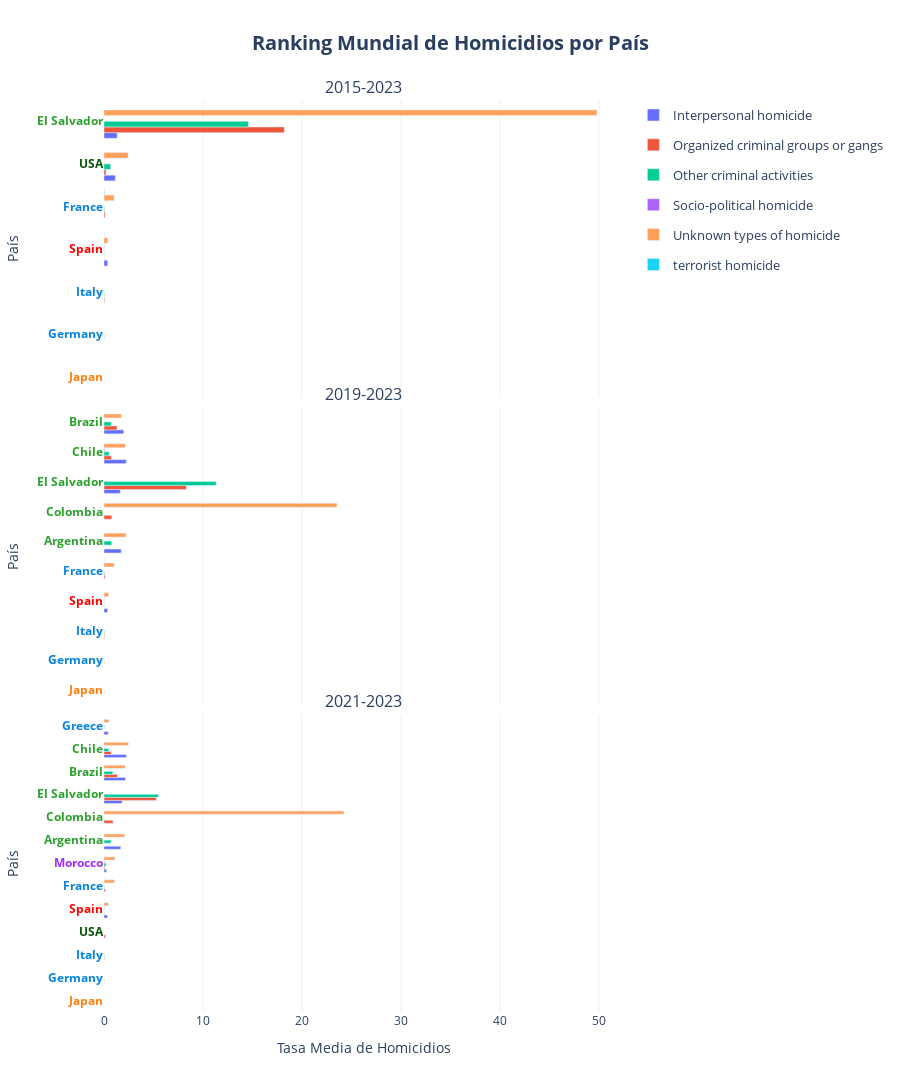

Write notebook code for a chart like this one.
### Markdown cell above
## Rankings

### Code cell
barplot(
    df = df_ranking_combined['country'], 
    x='mean_homicides_rate', 
    y='Country', 
    height=2000,
    reverse_y_order=False,
    orientation='h', 
    color='Category', 
    barmode='group',
    facet_col='Periodo',
    cols_wrap=1, 
    vertical_spacing = 0.01,
    yticks_color_column='Region_2',
    yticks_color_map=COLOR_MAP['Region_2'],
    #color_discrete_map=COLOR_MAP['Age'], 
    #category_orders=CATEGORY_ORDERS,
    hover_data=HOVER_DATA['ranking_country'], 
    labels=LABELS['ranking'],
    hovertemplate=HOVER_TEMPLATES['ranking_country'],
    title=f"Ranking Mundial de Homicidios por País",
    plot_save_path=os.path.join(PROJECT_PATH, 'plots', PLOT_FILENAME['ranking_country']), 
    show=True
    )

### Figure 1 — Plotly figure (JSON) as saved in the notebook; plotly's stock layout.template omitted (floating-point values rounded to 4 significant figures)
{"data": [{"alignmentgroup": "True", "cliponaxis": false, "customdata": [["Latam"], ["Spain"], ["USA"]], "hovertemplate": "<b style='font-size: 14px'>%{y}</b><br><br><b>Región:</b> %{customdata[0]}<br><b>Tasa Media de Homicidios:</b> %{x:.2f}<br><extra></extra>", "legendgroup": "Interpersonal homicide", "marker": {"color": "#636efa", "pattern": {"shape": ""}}, "name": "Interpersonal homicide", "offsetgroup": "Interpersonal homicide", "orientation": "h", "showlegend": true, "textangle": 0, "textfont": {"size": 12}, "textposition": "outside", "type": "bar", "x": [1.33, 0.37, 1.14], "xaxis": "x", "y": ["El Salvador", "Spain", "USA"], "yaxis": "y"}, {"alignmentgroup": "True", "cliponaxis": false, "customdata": [["Latam"], ["Europe"], ["Europe"], ["Spain"], ["USA"]], "hovertemplate": "<b style='font-size: 14px'>%{y}</b><br><br><b>Región:</b> %{customdata[0]}<br><b>Tasa Media de Homicidios:</b> %{x:.2f}<br><extra></extra>", "legendgroup": "Organized criminal groups or gangs", "marker": {"color": "#EF553B", "pattern": {"shape": ""}}, "name": "Organized criminal groups or gangs", "offsetgroup": "Organized criminal groups or gangs", "orientation": "h", "showlegend": true, "textangle": 0, "textfont": {"size": 12}, "textposition": "outside", "type": "bar", "x": [18.21, 0.11, 0.06, 0.01, 0.2], "xaxis": "x", "y": ["El Salvador", "France", "Italy", "Spain", "USA"], "yaxis": "y"}, {"alignmentgroup": "True", "cliponaxis": false, "customdata": [["Latam"], ["Europe"], ["Europe"], ["Europe"], ["Asia"], ["Spain"], ["USA"]], "hovertemplate": "<b style='font-size: 14px'>%{y}</b><br><br><b>Región:</b> %{customdata[0]}<br><b>Tasa Media de Homicidios:</b> %{x:.2f}<br><extra></extra>", "legendgroup": "Other criminal activities", "marker": {"color": "#00cc96", "pattern": {"shape": ""}}, "name": "Other criminal activities", "offsetgroup": "Other criminal activities", "orientation": "h", "showlegend": true, "textangle": 0, "textfont": {"size": 12}, "textposition": "outside", "type": "bar", "x": [14.58, 0.04, 0.02, 0.04, 0.01, 0.01, 0.67], "xaxis": "x", "y": ["El Salvador", "France", "Germany", "Italy", "Japan", "Spain", "USA"], "yaxis": "y"}, {"alignmentgroup": "True", "cliponaxis": false, "customdata": [["Latam"], ["Spain"], ["USA"]], "hovertemplate": "<b style='font-size: 14px'>%{y}</b><br><br><b>Región:</b> %{customdata[0]}<br><b>Tasa Media de Homicidios:</b> %{x:.2f}<br><extra></extra>", "legendgroup": "Socio-political homicide", "marker": {"color": "#ab63fa", "pattern": {"shape": ""}}, "name": "Socio-political homicide", "offsetgroup": "Socio-political homicide", "orientation": "h", "showlegend": true, "textangle": 0, "textfont": {"size": 12}, "textposition": "outside", "type": "bar", "x": [NaN, 0.02, 0.01], "xaxis": "x", "y": ["El Salvador", "Spain", "USA"], "yaxis": "y"}, {"alignmentgroup": "True", "cliponaxis": false, "customdata": [["Latam"], ["Europe"], ["Spain"], ["USA"]], "hovertemplate": "<b style='font-size: 14px'>%{y}</b><br><br><b>Región:</b> %{customdata[0]}<br><b>Tasa Media de Homicidios:</b> %{x:.2f}<br><extra></extra>", "legendgroup": "Unknown types of homicide", "marker": {"color": "#FFA15A", "pattern": {"shape": ""}}, "name": "Unknown types of homicide", "offsetgroup": "Unknown types of homicide", "orientation": "h", "showlegend": true, "textangle": 0, "textfont": {"size": 12}, "textposition": "outside", "type": "bar", "x": [49.8, 1.01, 0.36, 2.43], "xaxis": "x", "y": ["El Salvador", "France", "Spain", "USA"], "yaxis": "y"}, {"alignmentgroup": "True", "cliponaxis": false, "customdata": [["Latam"], ["Europe"], ["Spain"]], "hovertemplate": "<b style='font-size: 14px'>%{y}</b><br><br><b>Región:</b> %{customdata[0]}<br><b>Tasa Media de Homicidios:</b> %{x:.2f}<br><extra></extra>", "legendgroup": "terrorist homicide", "marker": {"color": "#19d3f3", "pattern": {"shape": ""}}, "name": "terrorist homicide", "offsetgroup": "terrorist homicide", "orientation": "h", "showlegend": true, "textangle": 0, "textfont": {"size": 12}, "textposition": "outside", "type": "bar", "x": [NaN, 0.05, 0.01], "xaxis": "x", "y": ["El Salvador", "France", "Spain"], "yaxis": "y"}, {"alignmentgroup": "True", "cliponaxis": false, "customdata": [["Latam"], ["Latam"], ["Latam"], ["Latam"], ["Spain"]], "hovertemplate": "<b style='font-size: 14px'>%{y}</b><br><br><b>Región:</b> %{customdata[0]}<br><b>Tasa Media de Homicidios:</b> %{x:.2f}<br><extra></extra>", "legendgroup": "Interpersonal homicide", "marker": {"color": "#636efa", "pattern": {"shape": ""}}, "name": "Interpersonal homicide", "offsetgroup": "Interpersonal homicide", "orientation": "h", "showlegend": false, "textangle": 0, "textfont": {"size": 12}, "textposition": "outside", "type": "bar", "x": [1.74, 1.99, 2.24, 1.64, 0.36], "xaxis": "x2", "y": ["Argentina", "Brazil", "Chile", "El Salvador", "Spain"], "yaxis": "y2"}, {"alignmentgroup": "True", "cliponaxis": false, "customdata": [["Latam"], ["Latam"], ["Latam"], ["Latam"], ["Europe"], ["Europe"], ["Spain"]], "hovertemplate": "<b style='font-size: 14px'>%{y}</b><br><br><b>Región:</b> %{customdata[0]}<br><b>Tasa Media de Homicidios:</b> %{x:.2f}<br><extra></extra>", "legendgroup": "Organized criminal groups or gangs", "marker": {"color": "#EF553B", "pattern": {"shape": ""}}, "name": "Organized criminal groups or gangs", "offsetgroup": "Organized criminal groups or gangs", "orientation": "h", "showlegend": false, "textangle": 0, "textfont": {"size": 12}, "textposition": "outside", "type": "bar", "x": [1.31, 0.75, 0.78, 8.32, 0.11, 0.04, 0.01], "xaxis": "x2", "y": ["Brazil", "Chile", "Colombia", "El Salvador", "France", "Italy", "Spain"], "yaxis": "y2"}, {"alignmentgroup": "True", "cliponaxis": false, "customdata": [["Latam"], ["Latam"], ["Latam"], ["Latam"], ["Europe"], ["Europe"], ["Europe"], ["Asia"], ["Spain"]], "hovertemplate": "<b style='font-size: 14px'>%{y}</b><br><br><b>Región:</b> %{customdata[0]}<br><b>Tasa Media de Homicidios:</b> %{x:.2f}<br><extra></extra>", "legendgroup": "Other criminal activities", "marker": {"color": "#00cc96", "pattern": {"shape": ""}}, "name": "Other criminal activities", "offsetgroup": "Other criminal activities", "orientation": "h", "showlegend": false, "textangle": 0, "textfont": {"size": 12}, "textposition": "outside", "type": "bar", "x": [0.78, 0.74, 0.51, 11.33, 0.04, 0.02, 0.04, 0.01, 0.01], "xaxis": "x2", "y": ["Argentina", "Brazil", "Chile", "El Salvador", "France", "Germany", "Italy", "Japan", "Spain"], "yaxis": "y2"}, {"alignmentgroup": "True", "cliponaxis": false, "customdata": [["Latam"], ["Latam"], ["Latam"], ["Spain"]], "hovertemplate": "<b style='font-size: 14px'>%{y}</b><br><br><b>Región:</b> %{customdata[0]}<br><b>Tasa Media de Homicidios:</b> %{x:.2f}<br><extra></extra>", "legendgroup": "Socio-political homicide", "marker": {"color": "#ab63fa", "pattern": {"shape": ""}}, "name": "Socio-political homicide", "offsetgroup": "Socio-political homicide", "orientation": "h", "showlegend": false, "textangle": 0, "textfont": {"size": 12}, "textposition": "outside", "type": "bar", "x": [0.0, 0.04, NaN, 0.02], "xaxis": "x2", "y": ["Brazil", "Chile", "El Salvador", "Spain"], "yaxis": "y2"}, {"alignmentgroup": "True", "cliponaxis": false, "customdata": [["Latam"], ["Latam"], ["Latam"], ["Latam"], ["Latam"], ["Europe"], ["Spain"]], "hovertemplate": "<b style='font-size: 14px'>%{y}</b><br><br><b>Región:</b> %{customdata[0]}<br><b>Tasa Media de Homicidios:</b> %{x:.2f}<br><extra></extra>", "legendgroup": "Unknown types of homicide", "marker": {"color": "#FFA15A", "pattern": {"shape": ""}}, "name": "Unknown types of homicide", "offsetgroup": "Unknown types of homicide", "orientation": "h", "showlegend": false, "textangle": 0, "textfont": {"size": 12}, "textposition": "outside", "type": "bar", "x": [2.22, 1.75, 2.14, 23.53, NaN, 1.02, 0.46], "xaxis": "x2", "y": ["Argentina", "Brazil", "Chile", "Colombia", "El Salvador", "France", "Spain"], "yaxis": "y2"}, {"alignmentgroup": "True", "cliponaxis": false, "customdata": [["Latam"], ["Latam"], ["Latam"], ["Europe"], ["Spain"]], "hovertemplate": "<b style='font-size: 14px'>%{y}</b><br><br><b>Región:</b> %{customdata[0]}<br><b>Tasa Media de Homicidios:</b> %{x:.2f}<br><extra></extra>", "legendgroup": "terrorist homicide", "marker": {"color": "#19d3f3", "pattern": {"shape": ""}}, "name": "terrorist homicide", "offsetgroup": "terrorist homicide", "orientation": "h", "showlegend": false, "textangle": 0, "textfont": {"size": 12}, "textposition": "outside", "type": "bar", "x": [NaN, NaN, NaN, 0.01, 0.0], "xaxis": "x2", "y": ["Brazil", "Chile", "El Salvador", "France", "Spain"], "yaxis": "y2"}, {"alignmentgroup": "True", "cliponaxis": false, "customdata": [["Latam"], ["Latam"], ["Latam"], ["Latam"], ["Europe"], ["Africa"], ["Spain"]], "hovertemplate": "<b style='font-size: 14px'>%{y}</b><br><br><b>Región:</b> %{customdata[0]}<br><b>Tasa Media de Homicidios:</b> %{x:.2f}<br><extra></extra>", "legendgroup": "Interpersonal homicide", "marker": {"color": "#636efa", "pattern": {"shape": ""}}, "name": "Interpersonal homicide", "offsetgroup": "Interpersonal homicide", "orientation": "h", "showlegend": false, "textangle": 0, "textfont": {"size": 12}, "textposition": "outside", "type": "bar", "x": [1.69, 2.17, 2.25, 1.83, 0.42, 0.25, 0.35], "xaxis": "x3", "y": ["Argentina", "Brazil", "Chile", "El Salvador", "Greece", "Morocco", "Spain"], "yaxis": "y3"}, {"alignmentgroup": "True", "cliponaxis": false, "customdata": [["Latam"], ["Latam"], ["Latam"], ["Latam"], ["Europe"], ["Europe"], ["Europe"], ["Africa"], ["Spain"], ["USA"]], "hovertemplate": "<b style='font-size: 14px'>%{y}</b><br><br><b>Región:</b> %{customdata[0]}<br><b>Tasa Media de Homicidios:</b> %{x:.2f}<br><extra></extra>", "legendgroup": "Organized criminal groups or gangs", "marker": {"color": "#EF553B", "pattern": {"shape": ""}}, "name": "Organized criminal groups or gangs", "offsetgroup": "Organized criminal groups or gangs", "orientation": "h", "showlegend": false, "textangle": 0, "textfont": {"size": 12}, "textposition": "outside", "type": "bar", "x": [1.35, 0.73, 0.91, 5.29, 0.13, NaN, 0.04, 0.08, 0.01, 0.15], "xaxis": "x3", "y": ["Brazil", "Chile", "Colombia", "El Salvador", "France", "Greece", "Italy", "Morocco", "Spain", "USA"], "yaxis": "y3"}, {"alignmentgroup": "True", "cliponaxis": false, "customdata": [["Latam"], ["Latam"], ["Latam"], ["Latam"], ["Europe"], ["Europe"], ["Europe"], ["Europe"], ["Asia"], ["Africa"], ["Spain"]], "hovertemplate": "<b style='font-size: 14px'>%{y}</b><br><br><b>Región:</b> %{customdata[0]}<br><b>Tasa Media de Homicidios:</b> %{x:.2f}<br><extra></extra>", "legendgroup": "Other criminal activities", "marker": {"color": "#00cc96", "pattern": {"shape": ""}}, "name": "Other criminal activities", "offsetgroup": "Other criminal activities", "orientation": "h", "showlegend": false, "textangle": 0, "textfont": {"size": 12}, "textposition": "outside", "type": "bar", "x": [0.71, 0.89, 0.47, 5.49, 0.04, 0.02, 0.04, 0.04, 0.0, 0.21, 0.01], "xaxis": "x3", "y": ["Argentina", "Brazil", "Chile", "El Salvador", "France", "Germany", "Greece", "Italy", "Japan", "Morocco", "Spain"], "yaxis": "y3"}, {"alignmentgroup": "True", "cliponaxis": false, "customdata": [["Latam"], ["Latam"], ["Latam"], ["Europe"], ["Africa"], ["Spain"]], "hovertemplate": "<b style='font-size: 14px'>%{y}</b><br><br><b>Región:</b> %{customdata[0]}<br><b>Tasa Media de Homicidios:</b> %{x:.2f}<br><extra></extra>", "legendgroup": "Socio-political homicide", "marker": {"color": "#ab63fa", "pattern": {"shape": ""}}, "name": "Socio-political homicide", "offsetgroup": "Socio-political homicide", "orientation": "h", "showlegend": false, "textangle": 0, "textfont": {"size": 12}, "textposition": "outside", "type": "bar", "x": [0.0, 0.03, NaN, NaN, 0.05, 0.01], "xaxis": "x3", "y": ["Brazil", "Chile", "El Salvador", "Greece", "Morocco", "Spain"], "yaxis": "y3"}, {"alignmentgroup": "True", "cliponaxis": false, "customdata": [["Latam"], ["Latam"], ["Latam"], ["Latam"], ["Latam"], ["Europe"], ["Europe"], ["Africa"], ["Spain"]], "hovertemplate": "<b style='font-size: 14px'>%{y}</b><br><br><b>Región:</b> %{customdata[0]}<br><b>Tasa Media de Homicidios:</b> %{x:.2f}<br><extra></extra>", "legendgroup": "Unknown types of homicide", "marker": {"color": "#FFA15A", "pattern": {"shape": ""}}, "name": "Unknown types of homicide", "offsetgroup": "Unknown types of homicide", "orientation": "h", "showlegend": false, "textangle": 0, "textfont": {"size": 12}, "textposition": "outside", "type": "bar", "x": [2.09, 2.14, 2.46, 24.23, NaN, 1.06, 0.49, 1.1, 0.45], "xaxis": "x3", "y": ["Argentina", "Brazil", "Chile", "Colombia", "El Salvador", "France", "Greece", "Morocco", "Spain"], "yaxis": "y3"}, {"alignmentgroup": "True", "cliponaxis": false, "customdata": [["Latam"], ["Latam"], ["Latam"], ["Europe"], ["Europe"], ["Africa"], ["Spain"]], "hovertemplate": "<b style='font-size: 14px'>%{y}</b><br><br><b>Región:</b> %{customdata[0]}<br><b>Tasa Media de Homicidios:</b> %{x:.2f}<br><extra></extra>", "legendgroup": "terrorist homicide", "marker": {"color": "#19d3f3", "pattern": {"shape": ""}}, "name": "terrorist homicide", "offsetgroup": "terrorist homicide", "orientation": "h", "showlegend": false, "textangle": 0, "textfont": {"size": 12}, "textposition": "outside", "type": "bar", "x": [NaN, NaN, NaN, 0.0, NaN, 0.0, 0.0], "xaxis": "x3", "y": ["Brazil", "Chile", "El Salvador", "France", "Greece", "Morocco", "Spain"], "yaxis": "y3"}], "layout": {"annotations": [{"font": {"size": 16}, "showarrow": false, "text": "2015-2023", "x": 0.5, "xanchor": "center", "xref": "paper", "y": 1, "yanchor": "bottom", "yref": "paper"}, {"font": {"size": 16}, "showarrow": false, "text": "2019-2023", "x": 0.5, "xanchor": "center", "xref": "paper", "y": 0.6633, "yanchor": "bottom", "yref": "paper"}, {"font": {"size": 16}, "showarrow": false, "text": "2021-2023", "x": 0.5, "xanchor": "center", "xref": "paper", "y": 0.3267, "yanchor": "bottom", "yref": "paper"}], "barmode": "group", "height": 2000, "legend": {"font": {"size": 13}, "title": {"font": {"size": 15}}}, "plot_bgcolor": "white", "title": {"font": {"size": 20}, "text": "<b>Ranking Mundial de Homicidios por País</b>", "x": 0.5, "xanchor": "center"}, "xaxis": {"anchor": "y", "domain": [0, 1], "gridcolor": "#f0f0f0", "matches": "x3", "showgrid": true, "showticklabels": false, "tickfont": {"size": 12}, "title": {"font": {"size": 14}}}, "xaxis2": {"anchor": "y2", "domain": [0, 1], "gridcolor": "#f0f0f0", "matches": "x3", "showgrid": true, "showticklabels": false, "tickfont": {"size": 12}, "title": {"font": {"size": 14}}}, "xaxis3": {"anchor": "y3", "domain": [0, 1], "gridcolor": "#f0f0f0", "showgrid": true, "tickfont": {"size": 12}, "title": {"font": {"size": 14}, "text": "Tasa Media de Homicidios"}}, "yaxis": {"anchor": "x", "automargin": true, "categoryarray": ["Japan", "Germany", "Italy", "Spain", "France", "USA", "El Salvador"], "categoryorder": "array", "domain": [0.6733, 1], "showgrid": false, "tickfont": {"size": 12}, "tickmode": "array", "ticktext": ["<span style='color:#ff7f0e; font-weight:bold'>Japan</span>", "<span style='color:#0883db; font-weight:bold'>Germany</span>", "<span style='color:#0883db; font-weight:bold'>Italy</span>", "<span style='color:#FF0000; font-weight:bold'>Spain</span>", "<span style='color:#0883db; font-weight:bold'>France</span>", "<span style='color:#055509; font-weight:bold'>USA</span>", "<span style='color:#2ca02c; font-weight:bold'>El Salvador</span>"], "tickvals": ["Japan", "Germany", "Italy", "Spain", "France", "USA", "El Salvador"], "title": {"font": {"size": 14}, "text": "País"}, "type": "category"}, "yaxis2": {"anchor": "x2", "automargin": true, "categoryarray": ["Japan", "Germany", "Italy", "Spain", "France", "Argentina", "Colombia", "El Salvador", "Chile", "Brazil"], "categoryorder": "array", "domain": [0.3367, 0.6633], "showgrid": false, "tickfont": {"size": 12}, "tickmode": "array", "ticktext": ["<span style='color:#ff7f0e; font-weight:bold'>Japan</span>", "<span style='color:#0883db; font-weight:bold'>Germany</span>", "<span style='color:#0883db; font-weight:bold'>Italy</span>", "<span style='color:#FF0000; font-weight:bold'>Spain</span>", "<span style='color:#0883db; font-weight:bold'>France</span>", "<span style='color:#2ca02c; font-weight:bold'>Argentina</span>", "<span style='color:#2ca02c; font-weight:bold'>Colombia</span>", "<span style='color:#2ca02c; font-weight:bold'>El Salvador</span>", "<span style='color:#2ca02c; font-weight:bold'>Chile</span>", "<span style='color:#2ca02c; font-weight:bold'>Brazil</span>"], "tickvals": ["Japan", "Germany", "Italy", "Spain", "France", "Argentina", "Colombia", "El Salvador", "Chile", "Brazil"], "title": {"font": {"size": 14}, "text": "País"}, "type": "category"}, "yaxis3": {"anchor": "x3", "automargin": true, "categoryarray": ["Japan", "Germany", "Italy", "USA", "Spain", "France", "Morocco", "Argentina", "Colombia", "El Salvador", "Brazil", "Chile", "Greece"], "categoryorder": "array", "domain": [0, 0.3267], "showgrid": false, "tickfont": {"size": 12}, "tickmode": "array", "ticktext": ["<span style='color:#ff7f0e; font-weight:bold'>Japan</span>", "<span style='color:#0883db; font-weight:bold'>Germany</span>", "<span style='color:#0883db; font-weight:bold'>Italy</span>", "<span style='color:#055509; font-weight:bold'>USA</span>", "<span style='color:#FF0000; font-weight:bold'>Spain</span>", "<span style='color:#0883db; font-weight:bold'>France</span>", "<span style='color:#a02ff1; font-weight:bold'>Morocco</span>", "<span style='color:#2ca02c; font-weight:bold'>Argentina</span>", "<span style='color:#2ca02c; font-weight:bold'>Colombia</span>", "<span style='color:#2ca02c; font-weight:bold'>El Salvador</span>", "<span style='color:#2ca02c; font-weight:bold'>Brazil</span>", "<span style='color:#2ca02c; font-weight:bold'>Chile</span>", "<span style='color:#0883db; font-weight:bold'>Greece</span>"], "tickvals": ["Japan", "Germany", "Italy", "USA", "Spain", "France", "Morocco", "Argentina", "Colombia", "El Salvador", "Brazil", "Chile", "Greece"], "title": {"font": {"size": 14}, "text": "País"}, "type": "category"}}}
